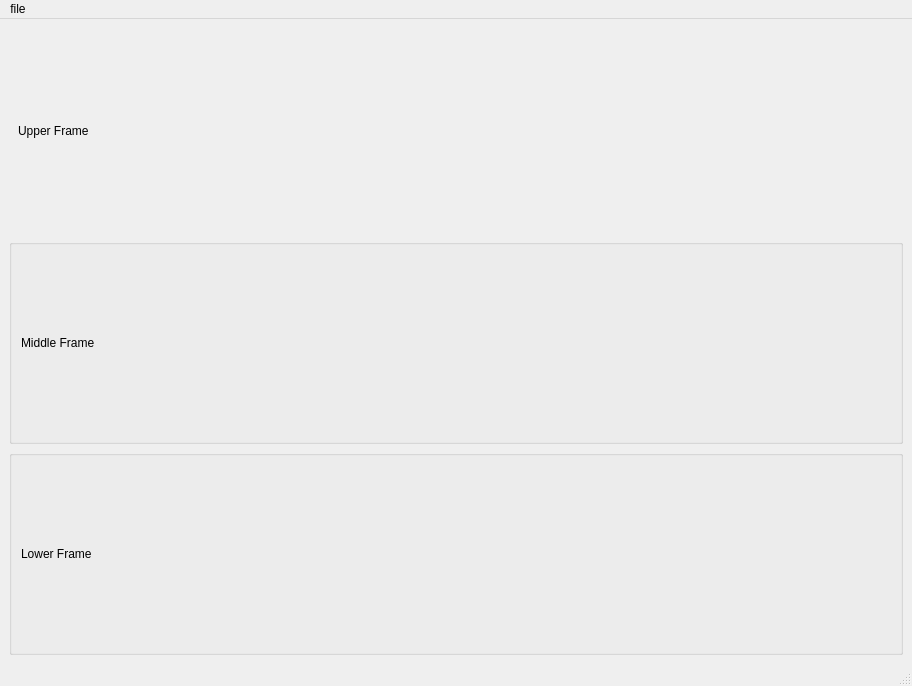
<?xml version="1.0" encoding="UTF-8"?>
<ui version="4.0">
 <class>MainWindow</class>
 <widget class="QMainWindow" name="MainWindow">
  <property name="geometry">
   <rect>
    <x>0</x>
    <y>0</y>
    <width>912</width>
    <height>686</height>
   </rect>
  </property>
  <property name="windowTitle">
   <string>MainWindow</string>
  </property>
  <widget class="QWidget" name="widget_central">
   <layout class="QVBoxLayout" name="verticalLayout">
    <item>
     <widget class="QWidget" name="group_upper" native="true">
      <layout class="QHBoxLayout" name="horizontalLayout_2">
       <item>
        <widget class="QLabel" name="label">
         <property name="text">
          <string>Upper Frame</string>
         </property>
        </widget>
       </item>
      </layout>
     </widget>
    </item>
    <item>
     <widget class="QGroupBox" name="group_middle">
      <layout class="QHBoxLayout" name="horizontalLayout">
       <item>
        <widget class="QLabel" name="label_2">
         <property name="text">
          <string>Middle Frame</string>
         </property>
        </widget>
       </item>
      </layout>
     </widget>
    </item>
    <item>
     <widget class="QGroupBox" name="group_lower">
      <layout class="QHBoxLayout" name="horizontalLayout_3">
       <item>
        <widget class="QLabel" name="label_3">
         <property name="text">
          <string>Lower Frame</string>
         </property>
        </widget>
       </item>
      </layout>
     </widget>
    </item>
   </layout>
  </widget>
  <widget class="QMenuBar" name="menubar">
   <property name="geometry">
    <rect>
     <x>0</x>
     <y>0</y>
     <width>912</width>
     <height>19</height>
    </rect>
   </property>
   <widget class="QMenu" name="menufile">
    <property name="title">
     <string>file</string>
    </property>
   </widget>
   <addaction name="menufile"/>
  </widget>
  <widget class="QStatusBar" name="statusbar"/>
 </widget>
 <resources/>
 <connections/>
</ui>
